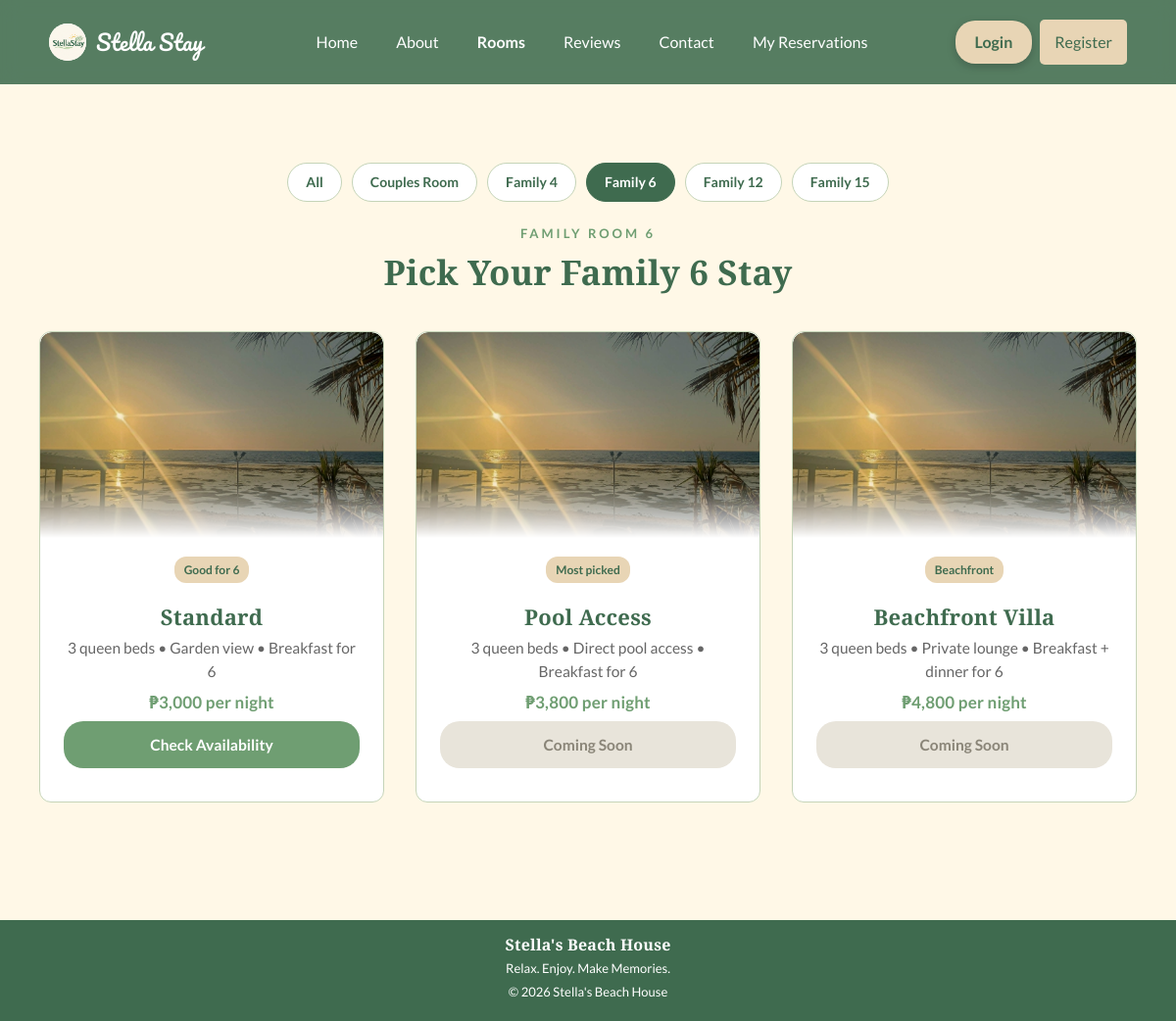
The page /room-family-6.php on the database its author committed.
### tables this page shows
CREATE TABLE IF NOT EXISTS rooms (
    id            INT AUTO_INCREMENT PRIMARY KEY,
    sub_key       VARCHAR(60)  NOT NULL UNIQUE,
    category      VARCHAR(60)  NOT NULL,
    category_slug VARCHAR(40)  NOT NULL,
    name          VARCHAR(80)  NOT NULL,
    capacity      INT          NOT NULL,
    price         DECIMAL(10,2) NOT NULL,
    badge         VARCHAR(60)  NOT NULL DEFAULT '',
    tag           VARCHAR(60)  NOT NULL DEFAULT '',
    blurb         VARCHAR(200) NOT NULL DEFAULT '',
    meta          VARCHAR(160) NOT NULL DEFAULT '',
    available     TINYINT(1)   NOT NULL DEFAULT 1,
    sort_order    INT          NOT NULL DEFAULT 0,
    INDEX (category_slug)
);

### room-family-6.php (called while the page is built)
<?php
$categorySlug = 'family-6';
require __DIR__ . '/includes/room-category-page.php';

### includes/functions.php (called while the page is built, shortened)
<?php
require_once __DIR__ . '/db.php';
function e(?string $value): string
{
    return htmlspecialchars((string) $value, ENT_QUOTES, 'UTF-8');
}
function peso(float|int|string $amount): string
{
    return '₱' . number_format((float) $amount, 0, '.', ',');
}
function all_rooms(bool $onlyAvailable = false): array
{
    static $cache = [];
    $key = $onlyAvailable ? 'available' : 'all';
    if (isset($cache[$key])) {
        return $cache[$key];
    }
    $sql = 'SELECT * FROM rooms';
    $sql .= ' ORDER BY sort_order, id';
    $cache[$key] = db()->query($sql)->fetchAll();
    return $cache[$key];
}
function room_photos(array $room): array
{
    static $images = null;
    if ($images === null) {
        $images = require __DIR__ . '/room-images.php';
    }
    return $images[$room['category_slug']] ?? [];
}
function room_categories(): array
{
    $categories = [];
    foreach (all_rooms() as $room) {
        $slug = $room['category_slug'];
        if (!isset($categories[$slug])) {
            $categories[$slug] = [
                'slug'      => $slug,
                'name'      => $room['category'],
                'tag'       => $room['tag'],
                'capacity'  => (int) $room['capacity'],
                'from'      => (float) $room['price'],
                'rooms'     => [],
            ];
        }
        $categories[$slug]['rooms'][] = $room;
        $price = (float) $room['price'];
    }
    return $categories;
}

### includes/db.php (called while the page is built, shortened)
<?php
function db(): PDO
{
    static $pdo = null;
    if ($pdo instanceof PDO) {
        return $pdo;
    }
    $dsn = 'mysql:host=' . DB_HOST . ';dbname=' . DB_NAME . ';charset=utf8mb4';
    try {
        $pdo = new PDO($dsn, DB_USER, DB_PASS, [
            PDO::ATTR_ERRMODE            => PDO::ERRMODE_EXCEPTION,
            PDO::ATTR_DEFAULT_FETCH_MODE => PDO::FETCH_ASSOC,
            PDO::ATTR_EMULATE_PREPARES   => false,
        ]);
    } catch (PDOException $error) {
        db_connection_failed($error);
    }
    return $pdo;
}

### includes/room-images.php (called while the page is built)
<?php
return [
    'couples' => [
        'https://images.unsplash.com/photo-1611892440504-42a792e24d32?auto=format&fit=crop&w=600&q=80',
        'https://images.unsplash.com/photo-1571896349842-33c89424de2d?auto=format&fit=crop&w=600&q=80',
        'https://images.unsplash.com/photo-1520250497591-112f2f40a3f4?auto=format&fit=crop&w=600&q=80',
    ],
    'family-4' => [
        'https://images.unsplash.com/photo-1590490360182-c33d57733427?auto=format&fit=crop&w=600&q=80',
        'https://images.unsplash.com/photo-1596394516093-501ba68a0ba6?auto=format&fit=crop&w=600&q=80',
        'https://images.unsplash.com/photo-1615874959474-d609969a20ed?auto=format&fit=crop&w=600&q=80',
    ],
    'family-6' => [
        'https://images.unsplash.com/photo-1618773928121-c32242e63f39?auto=format&fit=crop&w=600&q=80',
        'https://images.unsplash.com/photo-1560185127-6ed189bf02f4?auto=format&fit=crop&w=600&q=80',
        'https://images.unsplash.com/photo-1598928506319-c55ded91a20c?auto=format&fit=crop&w=600&q=80',
    ],
    'family-12' => [
        'https://images.unsplash.com/photo-1591088398332-8a7791972843?auto=format&fit=crop&w=600&q=80',
        'https://images.unsplash.com/photo-1616594039964-ae9021a400a0?auto=format&fit=crop&w=600&q=80',
        'https://images.unsplash.com/photo-1560185893-a55cbc8c57e8?auto=format&fit=crop&w=600&q=80',
    ],
    'family-15' => [
        'https://images.unsplash.com/photo-1566665797739-1674de7a421a?auto=format&fit=crop&w=600&q=80',
        'https://images.unsplash.com/photo-1602002418082-a4443e081dd1?auto=format&fit=crop&w=600&q=80',
        'https://images.unsplash.com/photo-1595576508898-0ad5c879a061?auto=format&fit=crop&w=600&q=80',
    ],
];

### includes/room-category-page.php (the view, shortened to what this page needs)
<?php
$categorySlug = $categorySlug ?? '';
$categories = room_categories();
$category = $categories[$categorySlug];
$tabs = $categories;
require __DIR__ . '/head.php';
require __DIR__ . '/nav.php';
?>
<section class="rooms category">
    <div class="cat-tabs">
        <a href="rooms.php">All</a>
        <?php foreach ($tabs as $tab): ?>
            <a href="room-<?= e($tab['slug']) ?>.php" class="<?= $tab['slug'] === $categorySlug ? 'active' : '' ?>">
                <?= e(str_replace('Family Room', 'Family', $tab['name'])) ?>
            </a>
        <?php endforeach; ?>
    </div>
    <p class="label"><?= e(strtoupper($category['name'])) ?></p>
    <h2>Pick Your <?= e(str_replace(' Room', '', $category['name'])) ?> Stay</h2>
    <div class="room-container">
        <?php foreach ($category['rooms'] as $room):
            $photos = room_photos($room);
            $bookable = (int) $room['available'] === 1;
        ?>
            <div class="room-card">
                <img src="<?= e($photos[0] ?? 'scene.jpg') ?>" alt="<?= e($category['name'] . ' ' . $room['name']) ?>" loading="lazy"
                    onerror="this.onerror=null;this.src='scene.jpg';" />
                <span class="badge"><?= e($room['badge'] ?: 'Good for ' . (int) $room['capacity']) ?></span>
                <h3><?= e($room['name']) ?></h3>
                <p><?= e(str_replace(' - ', ' • ', $room['blurb'])) ?></p>
                <strong><?= peso((float) $room['price']) ?> per night</strong>
                <p class="card-links">
                    <?php if ($bookable): ?>
                        <button type="button" class="reserve-pill" data-reserve="<?= e($room['sub_key']) ?>">Check Availability</button>
                    <?php else: ?>
                        <span class="coming-soon-pill">Coming Soon</span>
                    <?php endif; ?>
                </p>
            </div>
        <?php endforeach; ?>
    </div>
</section>
<?php require __DIR__ . '/footer.php'; ?>
<?php require __DIR__ . '/scripts.php'; ?>

### landingpage.css (style rules this page uses)
:root { --green-dark: #3F6B4F; --green: #6F9E72; --green-hover: #527A57; --cream: #FFF8E7; --sand: #E8D5B5; --sand-hover: #D8C39E; --mint: #E8F0DF; --line: #C5D4B8; --ink: #333; --ink-soft: #555; --ink-muted: #666; --red: #a33d3d; --red-hover: #7f2d2d; --red-bg: #fdecea; --red-ink: #7a2e2e; --red-line: #e0a8a8; --font-display: "Cormorant Garamond", Georgia, "Times New Roman", serif; --font-body: "Lato", "Segoe UI", system-ui, -apple-system, Arial, sans-serif; --font-script: "Pacifico", "Segoe Script", "Brush Script MT", cursive; }
body { margin: 0; font-family: var(--font-body); background-color: var(--cream); color: var(--ink); line-height: 1.6; -webkit-font-smoothing: antialiased; min-height: 100vh; display: flex; flex-direction: column; }
h1, h2, h3 { font-family: var(--font-display); font-weight: 600; line-height: 1.18; letter-spacing: 0.2px; margin: 0 0 10px 0; }
button, input, select, textarea { font-family: inherit; }
.about h2, .rooms h2, .features h2, .reviews h2 { font-size: 35px; color: var(--green-dark); }
.rooms { padding: 80px 24px; text-align: center; background-color: var(--mint); }
.rooms.category { background-color: var(--cream); }
.room-container { max-width: 1440px; margin: 40px auto; display: grid; grid-template-columns: repeat(3, 1fr); gap: 36px 32px; justify-items: stretch; align-items: stretch; padding: 0 16px; }
.room-card { background-color: white; width: 100%; max-width: 100%; box-sizing: border-box; padding: 0 24px 28px 24px; border: 1px solid var(--line); border-radius: 12px; overflow: hidden; transition: transform 0.35s cubic-bezier(0.22, 1, 0.36, 1), box-shadow 0.35s ease, border-color 0.35s ease; will-change: transform; }
.room-card h3 { font-size: 22px; margin: 12px 0 6px 0; color: var(--green-dark); }
.room-card p { font-size: 15.5px; line-height: 1.55; margin: 6px 0; color: var(--ink-muted); }
.room-card strong { font-size: 17px; letter-spacing: 0.2px; color: var(--green); }
.room-card img { width: calc(100% + 48px); max-width: none; height: 210px; object-fit: cover; display: block; margin: 0 -24px 18px -24px; border-radius: 12px 12px 0 0; background-color: var(--mint); -webkit-mask-image: linear-gradient(to bottom, black 72%, transparent 100%); mask-image: linear-gradient(to bottom, black 72%, transparent 100%); transition: transform 0.5s cubic-bezier(0.22, 1, 0.36, 1); }
.card-links { display: flex; flex-direction: column; align-items: stretch; gap: 8px; margin-top: 14px; text-align: center; }
.reserve-pill { display: block; background-color: var(--green); color: white !important; padding: 12px 20px; border-radius: 20px; text-align: center; text-decoration: none; border: none; cursor: pointer; font: inherit; font-weight: bold; width: 100%; box-sizing: border-box; transition: background-color 0.25s ease, transform 0.25s ease; }
.coming-soon-pill { display: block; background-color: #e8e4da; color: #8a8578; padding: 12px 20px; border-radius: 20px; text-align: center; font: inherit; font-weight: bold; width: 100%; box-sizing: border-box; cursor: not-allowed; }
.cat-tabs { display: flex; gap: 10px; justify-content: center; flex-wrap: wrap; margin: 0 0 22px 0; }
.cat-tabs a { padding: 8px 18px; border-radius: 20px; border: 1px solid var(--line); background: white; color: var(--green-dark); font-weight: bold; font-size: 14px; text-decoration: none; transition: background-color 0.25s ease, color 0.25s ease; }
.cat-tabs a.active { background: var(--green-dark); border-color: var(--green-dark); color: white; }
.room-container .room-card:nth-child(2) { transition-delay: 0.05s; }
.room-container .room-card:nth-child(3) { transition-delay: 0.1s; }
.label { color: var(--green); font-family: var(--font-body); font-weight: 700; letter-spacing: 3px; font-size: 13px; margin: 0 0 8px 0; }
.badge { display: inline-block; background-color: var(--sand); color: var(--green-dark); font-size: 12px; font-weight: bold; padding: 4px 10px; border-radius: 12px; margin-bottom: 10px; }
html { scroll-behavior: smooth; }
.reveal { opacity: 0; transform: translateY(22px); transition: opacity 0.6s ease, transform 0.6s ease; }
.reveal.visible { opacity: 1; transform: none; }

### rows shown on the page
rooms: badge "Good for 6", name "Standard", blurb "3 queen beds • Garden view • Breakfast for 6", price "₱3,000"
rooms: badge "Most picked", name "Pool Access", blurb "3 queen beds • Direct pool access • Breakfast for 6", price "₱3,800", available "Coming Soon"
rooms: badge "Beachfront", name "Beachfront Villa", blurb "3 queen beds • Private lounge • Breakfast + dinner for 6", price "₱4,800", available "Coming Soon"

### other values the page prints
str_replace('Family Room', 'Family', $tab['name']) "Couples Room"
str_replace('Family Room', 'Family', $tab['name']) "Family 4"
str_replace('Family Room', 'Family', $tab['name']) "Family 6"
str_replace('Family Room', 'Family', $tab['name']) "Family 12"
str_replace('Family Room', 'Family', $tab['name']) "Family 15"
$category['name'] "FAMILY ROOM 6"
str_replace(' Room', '', $category['name']) "Family 6"
